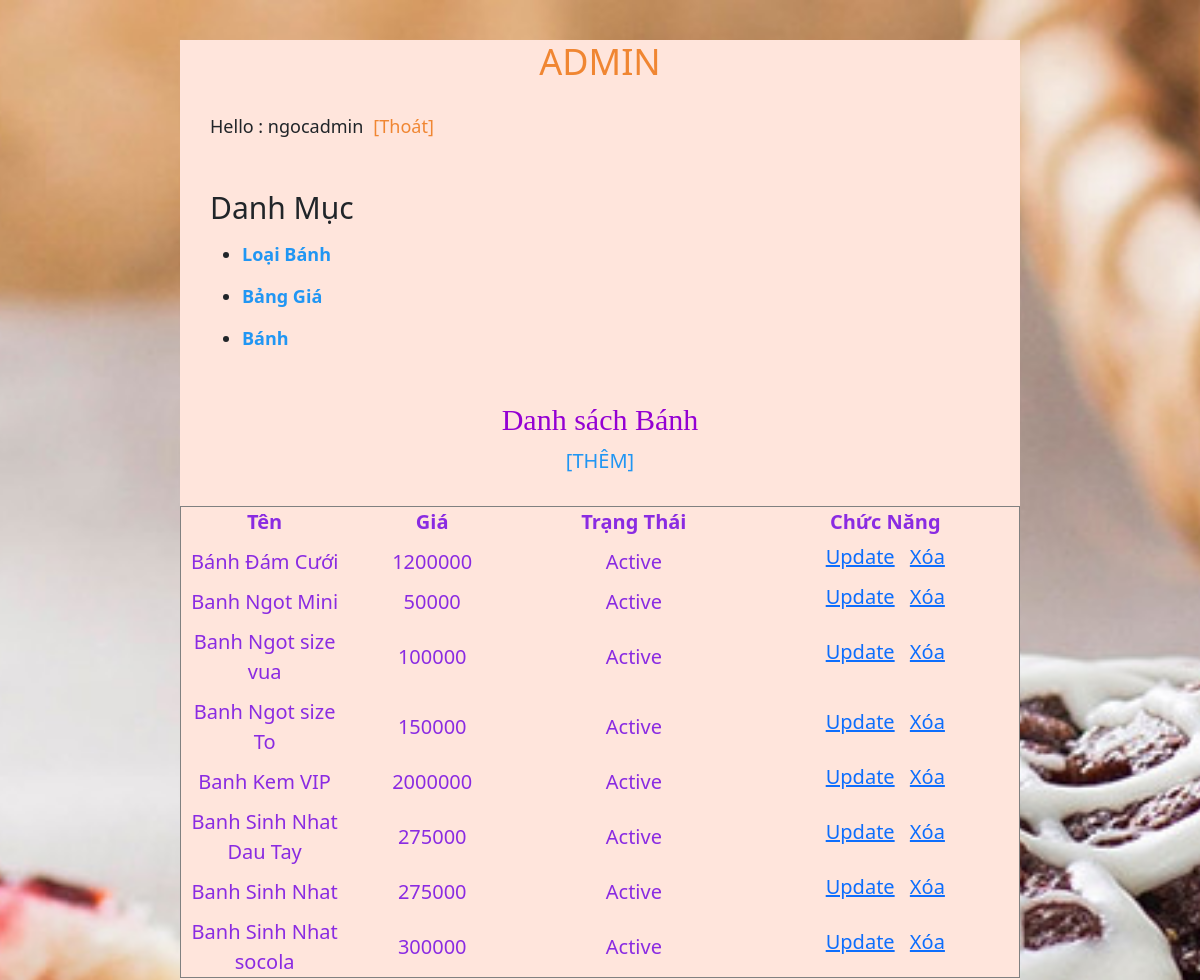
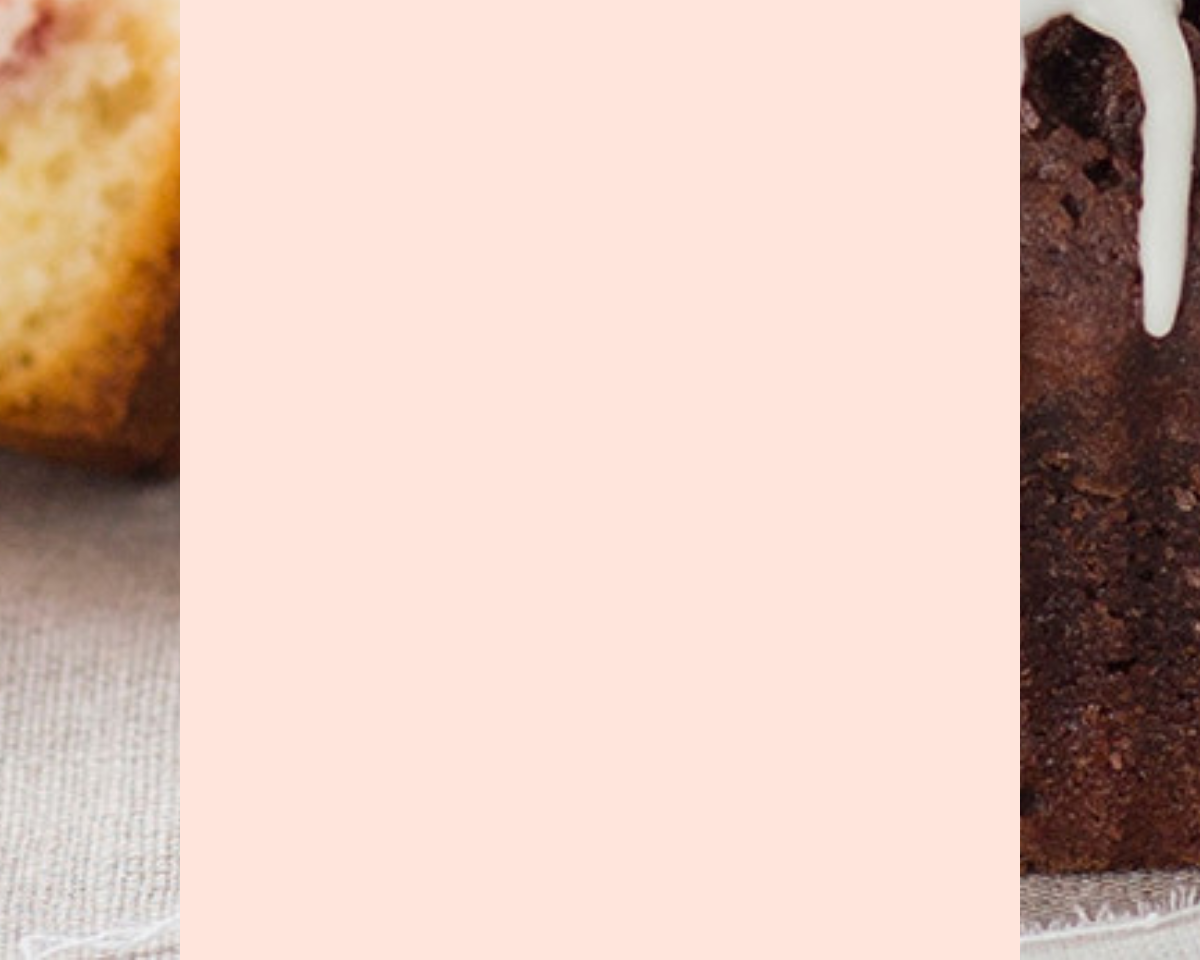
/admin/?request=cake (signed in), run on the app's committed database (2 pictures, top to bottom).
### tables this page shows
CREATE TABLE `sanpham` (
  `id` int(11) NOT NULL,
  `THid` int(11) NOT NULL,
  `tensp` varchar(30) NOT NULL,
  `anhsp` varchar(100) NOT NULL,
  `giasp` int(11) NOT NULL,
  `mota` longtext NOT NULL,
  `view` int(11) NOT NULL,
  `trangthaisp` tinyint(1) NOT NULL DEFAULT 0
);

### models/adminModel.php (called while the page is built, shortened)
<?php
class  adminModel{
var $connect;
	function __construct(){
		$this->connect= new MYSQLi("localhost","root","","php");
	}
	function showCake(){
		return $this->connect->query("select * from sanpham");
	}
}
?>

### views/admin/thuonghieu/cake.php (the view, shortened to what this page needs)
<section class="thuonghieu">
	<h1 class="category-title">Danh sách Bánh</h1>
	<a href="?request=themCake" class="category-add">[THÊM]</a>
	<table width="100%" border="1" class="category-table">
		<thead>
		<tr>
			<th>Tên</th>
			<th>Giá</th>
			<th>Trạng Thái</th>
			<th>Chức Năng</th>
		</tr>
		</thead>
		<tbody>
	<?php foreach($hsx as $item): ?>
		<tr>
			<td width="20%"><section class="thuonghieu"><?php echo $item['tensp']; ?></section></td>
			<td width="20%"><section class="thuonghieu"><?php echo $item['giasp']; ?></section></td>
			<td><section class="thuonghieu"><?php echo $item['trangthaisp']==1?'Active':'Unactive'; ?></td>
			<td><a href="?request=suasp&id=<?php echo $item['id'] ?>" style="margin-right:10px;">Update</a> <a href="?request=xoaCake&id=<?php echo $item['id'] ?>">Xóa</a></td>
		</tr>
	<?php endforeach; ?>
		</tbody>
	</table>
</section>

### css/style-css.css (style rules this page uses)
* { margin: 0; padding: 0; box-sizing: border-box; }
html { font-family: 'DM Sans', sans-serif; }
body { background-color: white; }
.thuonghieu h1 { font-size: 30px; color: darkviolet; font-family: cursive; }
.thuonghieu { font-size: 20px; color: blueviolet; margin-top: 10px; }

### views/admin/thuonghieu/cake.php (style rules this page uses)
.thuonghieu { text-align: center; }
.category-title { color: #f08632; }
.category-add { color: #2196f3; text-decoration: none; }
.category-table { margin-top: 30px; }

### data on the page
sanpham: tensp "Bánh Đám Cưới", giasp "1200000", trangthaisp "Active"
sanpham: tensp "Banh Ngot Mini", giasp "50000", trangthaisp "Active"
sanpham: tensp "Banh Ngot size vua", giasp "100000", trangthaisp "Active"
sanpham: tensp "Banh Ngot size To", giasp "150000", trangthaisp "Active"
sanpham: tensp "Banh Kem VIP", giasp "2000000", trangthaisp "Active"
sanpham: tensp "Banh Sinh Nhat Dau Tay", giasp "275000", trangthaisp "Active"
sanpham: tensp "Banh Sinh Nhat", giasp "275000", trangthaisp "Active"
sanpham: tensp "Banh Sinh Nhat socola", giasp "300000", trangthaisp "Active"

### other printed values
$_SESSION['admin'] "ngocadmin"
